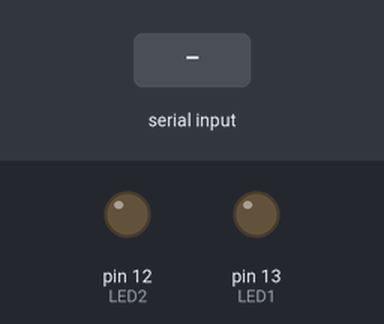
A sketch run on a simulated Arduino Uno, built with avr-gcc and run on an emulated ATmega328P. Shown: output pins drawn as LEDs (lit = HIGH). The test bench sets the inputs (shaded band).

Above: at 1.2 s.
1.3 s: "l" received over Serial
At 1.6 s:
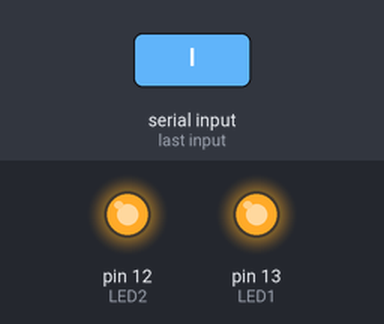
2.8 s: "d" received over Serial
At 4.0 s:
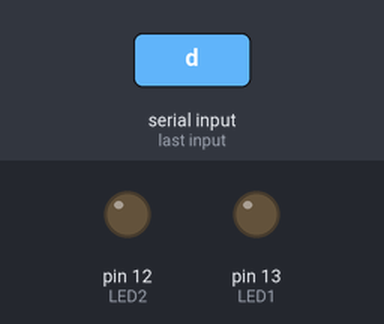
4.3 s: "L" received over Serial
At 5.1 s:
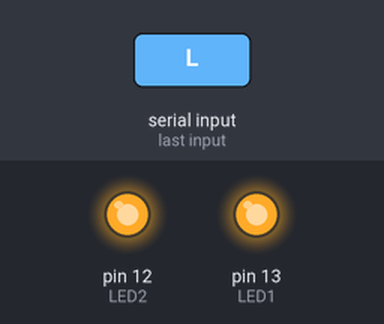
Timing chart, 0 to 7.3 s (numbered marks = the images above; inputs shaded):
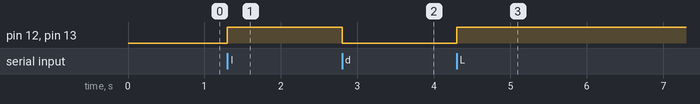

The sketch:

arduino.ino
```cpp
const int LED1 = 13;
const int LED2 = 12;
char x;

void setup() {
  pinMode(LED1,OUTPUT);
  pinMode(LED2,OUTPUT);

  Serial.begin(9600);

}

void loop() {
  // le monitor serial e passa valor para variavel x
  if (Serial.available()) {
    x = Serial.read();
  }

  // liga os leds
  if(x == 'l' || x == 'L') {
    digitalWrite(LED1, HIGH);
    digitalWrite(LED2, HIGH);
  }

  // desliga os leds
  else if(x == 'd' || x == 'D') {
    digitalWrite(LED1, LOW);
    digitalWrite(LED2, LOW);
  }
}
```

Measured:
- after the input at 1.3 s, pin 12 (LED2), pin 13 (LED1): LOW → HIGH at once
- after the input at 2.8 s, pin 12 (LED2), pin 13 (LED1): HIGH → LOW at once
- after the input at 4.3 s, pin 12 (LED2), pin 13 (LED1): LOW → HIGH at once
